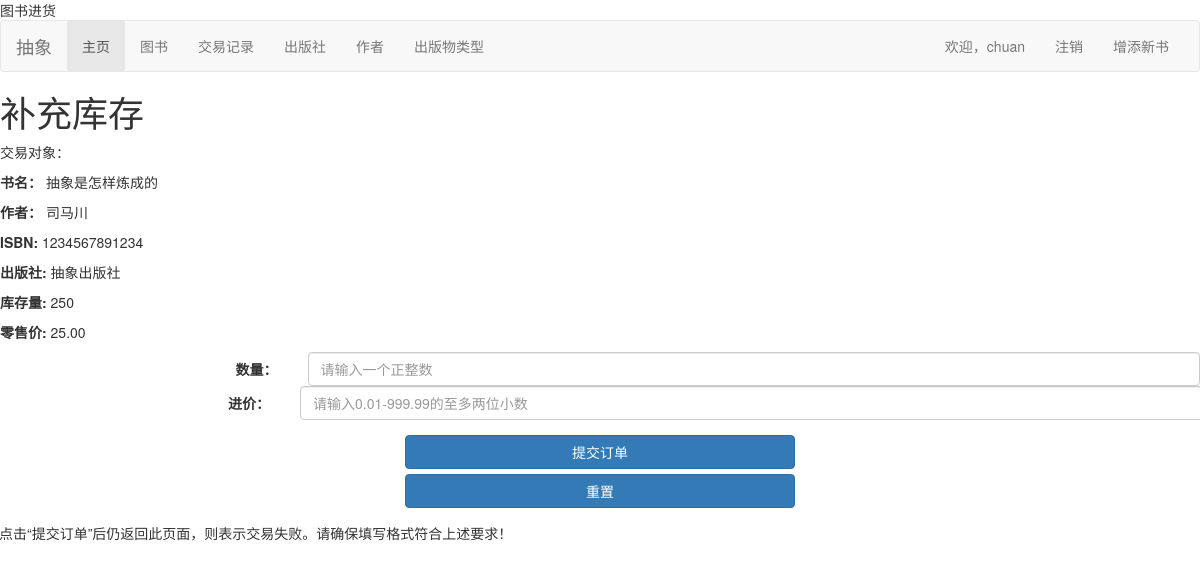
The app's page /bookstore/books/3/add/ (signed in) with its own data.
### bookstore/models.py (models this page shows, shortened)
class Book(models.Model):
    ISBN = models.CharField(max_length=13, verbose_name='ISBN号', help_text='请输入纯数字ISBN（不带横杠）', validators=
                            [vl.RegexValidator(regex='^\d{13}$', message='请确保ISBN格式正确！')])
    name = models.CharField(max_length=50, verbose_name='书名')
    language = models.CharField(max_length=10, verbose_name='语言', default='汉语')
    author = models.ManyToManyField(Author, verbose_name='作者')
    publisher = models.ForeignKey(Publisher, on_delete=models.DO_NOTHING, verbose_name='出版社')
    price = models.DecimalField(max_digits=5, decimal_places=2, verbose_name='售价', validators=
                                [vl.MaxValueValidator(999.99, message='最高999.99元'),
                                 vl.MinValueValidator(0.01, message='最低0.01元')])
    inventory = models.IntegerField(verbose_name='当前库存', validators=[vl.MinValueValidator(0)], default=0)
    category = models.ManyToManyField(Category, verbose_name='类别')
    summary = models.CharField(max_length=100, verbose_name='简介', default='懒狗管理员没有留下任何摘要，是不是可以爬了？')
    class Meta:
        verbose_name = '图书信息'
        verbose_name_plural = '图书信息'
        ordering = ['name', 'publisher', ]
    def get_author(self):
        return '，'.join([a.name for a in self.author.order_by('name')])

class Author(models.Model):
    name = models.CharField(max_length=30, verbose_name='作者姓名')
    class Meta:
        verbose_name = '作者'
        verbose_name_plural = '作者'
        ordering = ['name', ]

class Publisher(models.Model):
    name = models.CharField(max_length=30, verbose_name='出版社')
    class Meta:
        verbose_name = '出版社'
        verbose_name_plural = '出版社'
        ordering = ['name', ]
    def __str__(self):
        return self.name

### bookstore/views.py (the view)
# urls.py: path('books/<int:bid>/add/', views.add_book, name='addbook'),
@login_required
def add_book(request, bid):
    user = request.user
    admin = Admin.objects.get(user=user)
    targ = Book.objects.get(id=bid)
    if request.method == 'POST':
        form = AddForm(request.POST)
        if form.is_valid():
            book_amount = form.cleaned_data['amount']
            book_cost = form.cleaned_data['cost']
            targ.save()
            new_trans = Transaction(
                in_out='进货',
                book=targ,
                ruler=admin,
                cost=book_cost,
                amount=book_amount,
                time=timezone.now(),
                paid='未付款',
            )
            new_trans.save()
            messages.error(request, '进货成功')
            return HttpResponseRedirect(reverse('transactions'))
        else:
            messages.error(request, '信息填写有误，请重试')
    else:
        default_data = {}
        form = AddForm(default_data)
    return render(request, 'bookstore/add_book.html', {'form': form,'book': targ, 'user': user})

### bookstore/forms.py
class AddForm(forms.Form):
    amount = forms.IntegerField(label='数量', min_value=1)
    cost = forms.DecimalField(label='进价', max_value=999.99, min_value=0.01, max_digits=5, decimal_places=2)

### bookstore/templates/bookstore/add_book.html (shortened to what this page needs)
{% extends "base.html" %}
{% block content %}
    <form method="POST" role="form" class="form-horizontal">
        <h1>补充库存</h1>
        <p>交易对象：</p>
        <p><strong>书名：</strong> {{ book.name }}</p>
        <p><strong>作者：</strong> {{ book.get_author }}</p>
        <p><strong>ISBN:</strong> {{ book.ISBN }}</p>
        <p><strong>出版社:</strong> {{ book.publisher }}</p>
        <p><strong>库存量:</strong> {{ book.inventory }}</p>
        <p><strong>零售价:</strong> {{ book.price }}</p>
        <div class="form-group">
            <label for="id_amount" class="col-md-3 control-label">数量：</label>
            <div class="col-md-9">
                <input type="text" class="form-control" id="id_amount" required name="amount" placeholder="请输入一个正整数">
        </div>
        <div class="form-group">
            <label for="id_cost" class="col-md-3 control-label">进价：</label>
            <div class="col-md-9">
                <input type="text" class="form-control" id="id_cost" required name="cost" placeholder="请输入0.01-999.99的至多两位小数">
            </div>
        </div>
        <div class="form-group">
            <div class="col-md-4 col-md-offset-4">
                <button class="btn btn btn-primary btn-block" type="submit">提交订单</button>
                <button class="btn btn btn-primary btn-block" type="reset">重置</button>
            </div>
        </div>
    </form>
    <p>若点击“提交订单”后仍返回此页面，则表示交易失败。请确保填写格式符合上述要求！</p>
{% endblock %}

### bookstore/templates/base.html (shortened to what this page needs)
<!DOCTYPE html>
<html lang="zh-hans">
<head>
  <link href="https://cdn.jsdelivr.net/npm/bootstrap@3.3.7/dist/css/bootstrap.min.css" rel="stylesheet">
</head>
<body>
<nav class="navbar navbar-default">
  <div class="container-fluid">
    <div class="navbar-header">
      <a class="navbar-brand">抽象</a>
    </div>
    <div class="collapse navbar-collapse" id="bs-example-navbar-collapse-1">
      <ul class="nav navbar-nav">
        <li role="presentation" class="active"><a href="{% url 'index' %}">主页</a></li>
        <li role="presentation"><a href="{% url 'books' %}">图书</a></li>
        <li role="presentation"><a href="{% url 'transactions' %}">交易记录</a></li>
        <li role="presentation"><a href="{% url 'publishers' %}">出版社</a></li>
        <li role="presentation"><a href="{% url 'authors' %}">作者</a></li>
        <li role="presentation"><a href="{% url 'categories' %}">出版物类型</a></li>
      </ul>
      <ul class="nav navbar-nav navbar-right">
        {% if user.is_authenticated %}
          <li><a href="{% url 'profile' user.id %}?next={{request.path}}">欢迎，{{ user.get_username }}</a></li>
          <li><a href="{% url 'logout'%}?next={{request.path}}">注销</a></li>
          <li><a href="{% url 'newbook' %}?next={{request.path}}">增添新书</a></li>
        {% else %}
          <li><a href="{% url 'login'%}?next={{request.path}}">去登录</a></li>
        {% endif %}
      </ul>
    </div>
  </div>
</nav>
{% block content %}{% endblock %}
</body>
</html>

### records on screen
Book: name "抽象是怎样炼成的", get_author "司马川", ISBN "1234567891234", publisher "抽象出版社", inventory "250", price "25.00"

### other values on screen
{{ user.get_username }} "chuan"
